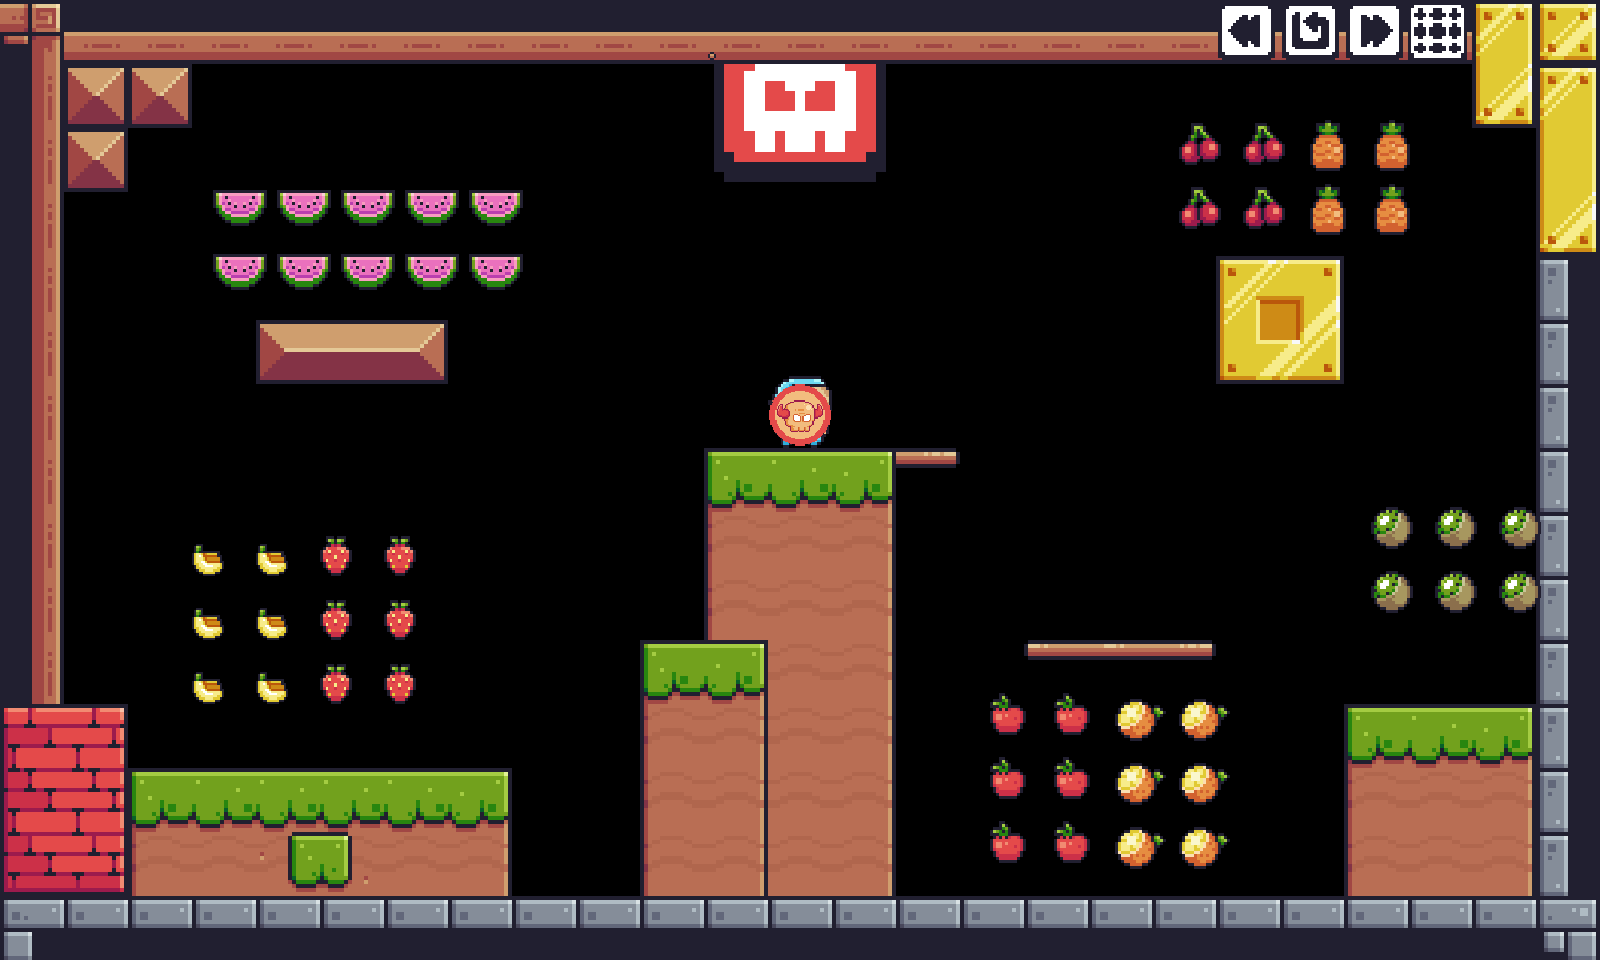

Below is a game level as drawn by its tile map, then a one-line description and the .tmx file that defines it, in full:
An orthogonal 25x15 tile map with 64x64 px tiles, 8 tile layers (level, terrain, platform, player, ...), 7 tilesets.

<map version="1.10" tiledversion="1.10.2" orientation="orthogonal" renderorder="right-down" width="25" height="15" tilewidth="64" tileheight="64" infinite="0" nextlayerid="9" nextobjectid="1">
 <editorsettings>
  <export target="../0/level_0_lemon_kiwi.csv" format="csv" />
 </editorsettings>
 <tileset firstgid="1" source="../tilesets/terrain.tsx" />
 <tileset firstgid="243" source="../tilesets/player.tsx" />
 <tileset firstgid="244" source="../tilesets/fruits.tsx" />
 <tileset firstgid="256" source="../tilesets/empty.tsx" />
 <tileset firstgid="259" source="../tilesets/menu_buttons.tsx" />
 <tileset firstgid="264" source="../tilesets/levels.tsx" />
 <tileset firstgid="277" source="../tilesets/checkpoint.tsx" />
 <layer id="7" name="level" width="25" height="15" locked="1">
  <data encoding="csv">
0,0,0,0,0,0,0,0,0,0,0,0,0,0,0,0,0,0,0,0,0,0,0,0,0,
0,0,0,0,0,0,0,0,0,0,0,0,0,0,0,0,0,0,0,0,0,0,0,0,0,
0,0,0,0,0,0,0,0,0,0,0,271,0,0,0,0,0,0,0,0,0,0,0,0,0,
0,0,0,0,0,0,0,0,0,0,0,0,0,0,0,0,0,0,0,0,0,0,0,0,0,
0,0,0,0,0,0,0,0,0,0,0,0,0,0,0,0,0,0,0,0,0,0,0,0,0,
0,0,0,0,0,0,0,0,0,0,0,0,0,0,0,0,0,0,0,0,0,0,0,0,0,
0,0,0,0,0,0,0,0,0,0,0,0,0,0,0,0,0,0,0,0,0,0,0,0,0,
0,0,0,0,0,0,0,0,0,0,0,0,0,0,0,0,0,0,0,0,0,0,0,0,0,
0,0,0,0,0,0,0,0,0,0,0,0,0,0,0,0,0,0,0,0,0,0,0,0,0,
0,0,0,0,0,0,0,0,0,0,0,0,0,0,0,0,0,0,0,0,0,0,0,0,0,
0,0,0,0,0,0,0,0,0,0,0,0,0,0,0,0,0,0,0,0,0,0,0,0,0,
0,0,0,0,0,0,0,0,0,0,0,0,0,0,0,0,0,0,0,0,0,0,0,0,0,
0,0,0,0,0,0,0,0,0,0,0,0,0,0,0,0,0,0,0,0,0,0,0,0,0,
0,0,0,0,0,0,0,0,0,0,0,0,0,0,0,0,0,0,0,0,0,0,0,0,0,
0,0,0,0,0,0,0,0,0,0,0,0,0,0,0,0,0,0,0,0,0,0,0,0,0
</data>
 </layer>
 <layer id="1" name="terrain" width="25" height="15" locked="1">
  <data encoding="csv">
91,134,134,134,134,134,134,134,134,134,134,134,134,134,134,134,134,134,134,134,134,134,134,197,216,
113,35,35,0,0,0,0,0,0,0,0,0,0,0,0,0,0,0,0,0,0,0,0,241,197,
113,35,0,0,0,0,0,0,0,0,0,0,0,0,0,0,0,0,0,0,0,0,0,0,219,
113,0,0,0,0,0,0,0,0,0,0,0,0,0,0,0,0,0,0,0,0,0,0,0,241,
113,0,0,0,0,0,0,0,0,0,0,0,0,0,0,0,0,0,0,217,218,0,0,0,23,
113,0,0,0,13,14,15,0,0,0,0,0,0,0,0,0,0,0,0,239,240,0,0,0,23,
113,0,0,0,0,0,0,0,0,0,0,0,0,0,0,0,0,0,0,0,0,0,0,0,23,
113,0,0,0,0,0,0,0,0,0,0,7,8,9,0,0,0,0,0,0,0,0,0,0,23,
113,0,0,0,0,0,0,0,0,0,0,29,30,31,0,0,0,0,0,0,0,0,0,0,23,
113,0,0,0,0,0,0,0,0,0,0,29,30,31,0,0,0,0,0,0,0,0,0,0,23,
113,0,0,0,0,0,0,0,0,0,7,9,30,31,0,0,0,0,0,0,0,0,0,0,23,
106,108,0,0,0,0,0,0,0,0,29,31,30,31,0,0,0,0,0,0,0,7,8,9,23,
128,130,7,8,8,8,8,9,0,0,29,31,30,31,0,0,0,0,0,0,0,29,30,31,23,
150,152,29,30,32,33,30,31,0,0,29,31,30,31,0,0,0,0,0,0,0,29,30,31,23,
1,2,2,2,2,2,2,2,2,2,2,2,2,2,2,2,2,2,2,2,2,2,2,2,3
</data>
 </layer>
 <layer id="4" name="platform" width="25" height="15" locked="1">
  <data encoding="csv">
0,0,0,0,0,0,0,0,0,0,0,0,0,0,0,0,0,0,0,0,0,0,0,0,0,
0,0,0,0,0,0,0,0,0,0,0,0,0,0,0,0,0,0,0,0,0,0,0,0,0,
0,0,0,0,0,0,0,0,0,0,0,0,0,0,0,0,0,0,0,0,0,0,0,0,0,
0,0,0,0,0,0,0,0,0,0,0,0,0,0,0,0,0,0,0,0,0,0,0,0,0,
0,0,0,0,0,0,0,0,0,0,0,0,0,0,0,0,0,0,0,0,0,0,0,0,0,
0,0,0,0,0,0,0,0,0,0,0,0,0,0,0,0,0,0,0,0,0,0,0,0,0,
0,0,0,0,0,0,0,0,0,0,0,0,0,0,0,0,0,0,0,0,0,0,0,0,0,
0,0,0,0,0,0,0,0,0,0,0,0,0,0,42,0,0,0,0,0,0,0,0,0,0,
0,0,0,0,0,0,0,0,0,0,0,0,0,0,0,0,0,0,0,0,0,0,0,0,0,
0,0,0,0,0,0,0,0,0,0,0,0,0,0,0,0,0,0,0,0,0,0,0,0,0,
0,0,0,0,0,0,0,0,0,0,0,0,0,0,0,0,40,41,42,0,0,0,0,0,0,
0,0,0,0,0,0,0,0,0,0,0,0,0,0,0,0,0,0,0,0,0,0,0,0,0,
0,0,0,0,0,0,0,0,0,0,0,0,0,0,0,0,0,0,0,0,0,0,0,0,0,
0,0,0,0,0,0,0,0,0,0,0,0,0,0,0,0,0,0,0,0,0,0,0,0,0,
0,0,0,0,0,0,0,0,0,0,0,0,0,0,0,0,0,0,0,0,0,0,0,0,0
</data>
 </layer>
 <layer id="2" name="player" width="25" height="15" locked="1">
  <data encoding="csv">
0,0,0,0,0,0,0,0,0,0,0,0,0,0,0,0,0,0,0,0,0,0,0,0,0,
0,0,0,0,0,0,0,0,0,0,0,0,0,0,0,0,0,0,0,0,0,0,0,0,0,
0,0,0,0,0,0,0,0,0,0,0,0,0,0,0,0,0,0,0,0,0,0,0,0,0,
0,0,0,0,0,0,0,0,0,0,0,0,0,0,0,0,0,0,0,0,0,0,0,0,0,
0,0,0,0,0,0,0,0,0,0,0,0,0,0,0,0,0,0,0,0,0,0,0,0,0,
0,0,0,0,0,0,0,0,0,0,0,0,0,0,0,0,0,0,0,0,0,0,0,0,0,
0,0,0,0,0,0,0,0,0,0,0,0,243,0,0,0,0,0,0,0,0,0,0,0,0,
0,0,0,0,0,0,0,0,0,0,0,0,0,0,0,0,0,0,0,0,0,0,0,0,0,
0,0,0,0,0,0,0,0,0,0,0,0,0,0,0,0,0,0,0,0,0,0,0,0,0,
0,0,0,0,0,0,0,0,0,0,0,0,0,0,0,0,0,0,0,0,0,0,0,0,0,
0,0,0,0,0,0,0,0,0,0,0,0,0,0,0,0,0,0,0,0,0,0,0,0,0,
0,0,0,0,0,0,0,0,0,0,0,0,0,0,0,0,0,0,0,0,0,0,0,0,0,
0,0,0,0,0,0,0,0,0,0,0,0,0,0,0,0,0,0,0,0,0,0,0,0,0,
0,0,0,0,0,0,0,0,0,0,0,0,0,0,0,0,0,0,0,0,0,0,0,0,0,
0,0,0,0,0,0,0,0,0,0,0,0,0,0,0,0,0,0,0,0,0,0,0,0,0
</data>
 </layer>
 <layer id="3" name="fruits" width="25" height="15" locked="1">
  <data encoding="csv">
0,0,0,0,0,0,0,0,0,0,0,0,0,0,0,0,0,0,0,0,0,0,0,0,0,
0,0,0,0,0,0,0,0,0,0,0,0,0,0,0,0,0,0,0,0,0,0,0,0,0,
0,0,0,0,0,0,0,0,0,0,0,0,0,0,0,0,0,0,250,250,255,255,0,0,0,
0,0,0,253,253,253,253,253,0,0,0,0,0,0,0,0,0,0,250,250,255,255,0,0,0,
0,0,0,253,253,253,253,253,0,0,0,0,0,0,0,0,0,0,0,0,0,0,0,0,0,
0,0,0,0,0,0,0,0,0,0,0,0,0,0,0,0,0,0,0,0,0,0,0,0,0,
0,0,0,0,0,0,0,0,0,0,0,0,0,0,0,0,0,0,0,0,0,0,0,0,0,
0,0,0,0,0,0,0,0,0,0,0,0,0,0,0,0,0,0,0,0,0,0,0,0,0,
0,0,0,248,248,247,247,0,0,0,0,0,0,0,0,0,0,0,0,0,0,252,252,252,0,
0,0,0,248,248,247,247,0,0,0,0,0,0,0,0,0,0,0,0,0,0,252,252,252,0,
0,0,0,248,248,247,247,0,0,0,0,0,0,0,0,0,0,0,0,0,0,0,0,0,0,
0,0,0,0,0,0,0,0,0,0,0,0,0,0,0,249,249,254,254,0,0,0,0,0,0,
0,0,0,0,0,0,0,0,0,0,0,0,0,0,0,249,249,254,254,0,0,0,0,0,0,
0,0,0,0,0,0,0,0,0,0,0,0,0,0,0,249,249,254,254,0,0,0,0,0,0,
0,0,0,0,0,0,0,0,0,0,0,0,0,0,0,0,0,0,0,0,0,0,0,0,0
</data>
 </layer>
 <layer id="5" name="empty" width="25" height="15" locked="1">
  <data encoding="csv">
0,0,0,0,0,0,0,0,0,0,0,258,0,0,0,0,0,0,0,0,0,0,0,0,0,
0,0,0,0,0,0,0,0,0,0,0,0,0,0,0,0,0,0,0,0,0,0,0,0,0,
0,0,0,0,0,0,0,0,0,0,0,0,0,0,0,0,0,0,0,0,0,0,0,0,0,
0,0,0,0,0,0,0,0,0,0,0,0,0,0,0,0,0,0,0,0,0,0,0,0,0,
0,0,0,0,0,0,0,0,0,0,0,0,0,0,0,0,0,0,0,0,0,0,0,0,0,
0,0,0,0,0,0,0,0,0,0,0,0,0,0,0,0,0,0,0,0,0,0,0,0,0,
0,0,0,0,0,0,0,0,0,0,0,0,0,0,0,0,0,0,0,0,0,0,0,0,0,
0,0,0,0,0,0,0,0,0,0,0,0,0,0,0,0,0,0,0,0,0,0,0,0,0,
0,0,0,0,0,0,0,0,0,0,0,0,0,0,0,0,0,0,0,0,0,0,0,0,0,
0,0,0,0,0,0,0,0,0,0,0,0,0,0,0,0,0,0,0,0,0,0,0,0,0,
0,0,0,0,0,0,0,0,0,0,0,0,0,0,0,0,0,0,0,0,0,0,0,0,0,
0,0,0,0,0,0,0,0,0,0,0,0,0,0,0,0,0,0,0,0,0,0,0,0,0,
0,0,0,0,0,0,0,0,0,0,0,0,0,0,0,0,0,0,0,0,0,0,0,0,0,
0,0,0,0,0,0,0,0,0,0,0,0,0,0,0,0,0,0,0,0,0,0,0,0,0,
0,0,0,0,0,0,0,0,0,0,0,0,0,0,0,0,0,0,0,0,0,0,0,0,0
</data>
 </layer>
 <layer id="8" name="checkpoint" width="25" height="15" locked="1">
  <data encoding="csv">
0,0,0,0,0,0,0,0,0,0,0,0,0,0,0,0,0,0,0,0,0,0,0,0,0,
0,0,0,0,0,0,0,0,0,0,0,0,0,0,0,0,0,0,0,0,0,0,0,0,0,
0,0,0,0,0,0,0,0,0,0,0,0,0,0,0,0,0,0,0,0,0,0,0,0,0,
0,0,0,0,0,0,0,0,0,0,0,0,0,0,0,0,0,0,0,0,0,0,0,0,0,
0,0,0,0,0,0,0,0,0,0,0,0,0,0,0,0,0,0,0,0,0,0,0,0,0,
0,0,0,0,0,0,0,0,0,0,0,0,0,0,0,0,0,0,0,0,0,0,0,0,0,
0,0,0,0,0,0,0,0,0,0,0,0,277,0,0,0,0,0,0,0,0,0,0,0,0,
0,0,0,0,0,0,0,0,0,0,0,0,0,0,0,0,0,0,0,0,0,0,0,0,0,
0,0,0,0,0,0,0,0,0,0,0,0,0,0,0,0,0,0,0,0,0,0,0,0,0,
0,0,0,0,0,0,0,0,0,0,0,0,0,0,0,0,0,0,0,0,0,0,0,0,0,
0,0,0,0,0,0,0,0,0,0,0,0,0,0,0,0,0,0,0,0,0,0,0,0,0,
0,0,0,0,0,0,0,0,0,0,0,0,0,0,0,0,0,0,0,0,0,0,0,0,0,
0,0,0,0,0,0,0,0,0,0,0,0,0,0,0,0,0,0,0,0,0,0,0,0,0,
0,0,0,0,0,0,0,0,0,0,0,0,0,0,0,0,0,0,0,0,0,0,0,0,0,
0,0,0,0,0,0,0,0,0,0,0,0,0,0,0,0,0,0,0,0,0,0,0,0,0
</data>
 </layer>
 <layer id="6" name="menu_buttons" width="25" height="15" locked="1">
  <data encoding="csv">
0,0,0,0,0,0,0,0,0,0,0,0,0,0,0,0,0,0,0,259,260,261,263,0,0,
0,0,0,0,0,0,0,0,0,0,0,0,0,0,0,0,0,0,0,0,0,0,0,0,0,
0,0,0,0,0,0,0,0,0,0,0,0,0,0,0,0,0,0,0,0,0,0,0,0,0,
0,0,0,0,0,0,0,0,0,0,0,0,0,0,0,0,0,0,0,0,0,0,0,0,0,
0,0,0,0,0,0,0,0,0,0,0,0,0,0,0,0,0,0,0,0,0,0,0,0,0,
0,0,0,0,0,0,0,0,0,0,0,0,0,0,0,0,0,0,0,0,0,0,0,0,0,
0,0,0,0,0,0,0,0,0,0,0,0,0,0,0,0,0,0,0,0,0,0,0,0,0,
0,0,0,0,0,0,0,0,0,0,0,0,0,0,0,0,0,0,0,0,0,0,0,0,0,
0,0,0,0,0,0,0,0,0,0,0,0,0,0,0,0,0,0,0,0,0,0,0,0,0,
0,0,0,0,0,0,0,0,0,0,0,0,0,0,0,0,0,0,0,0,0,0,0,0,0,
0,0,0,0,0,0,0,0,0,0,0,0,0,0,0,0,0,0,0,0,0,0,0,0,0,
0,0,0,0,0,0,0,0,0,0,0,0,0,0,0,0,0,0,0,0,0,0,0,0,0,
0,0,0,0,0,0,0,0,0,0,0,0,0,0,0,0,0,0,0,0,0,0,0,0,0,
0,0,0,0,0,0,0,0,0,0,0,0,0,0,0,0,0,0,0,0,0,0,0,0,0,
0,0,0,0,0,0,0,0,0,0,0,0,0,0,0,0,0,0,0,0,0,0,0,0,0
</data>
 </layer>
</map>
